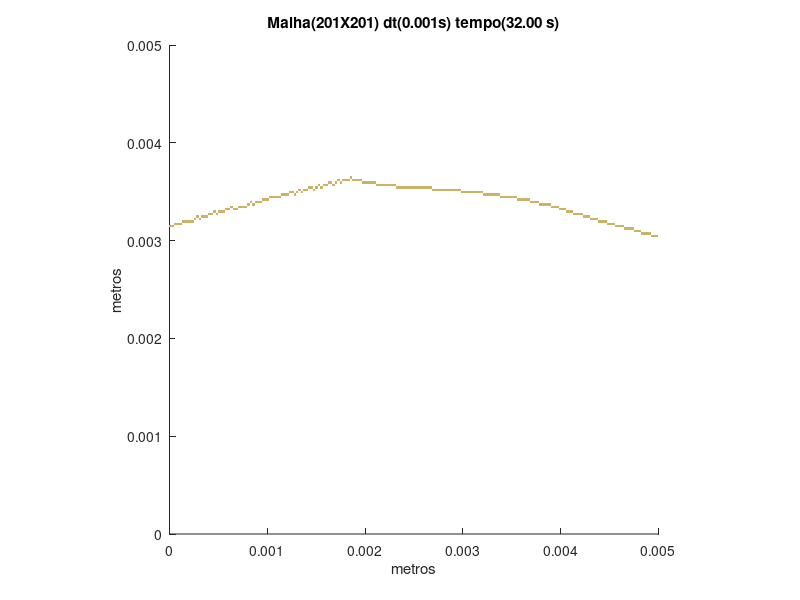

Recreate this plot in MATLAB.
set (gca,'PlotBoxAspectRatio',[1 1 1],'Xlim',[0,0.005],'Ylim',[0,0.005])
hold on
title('Malha(201X201) dt(0.001s) tempo(32.00 s)')
hold on
ylabel('metros')
hold on
xlabel('metros')
hold on

fill([0.00492537313432836 0.00492537313432836 0.00495024875621891 0.00495024875621891],[0.00303482587064677 0.00305970149253731 0.00305970149253731 0.00303482587064677],[0.8,0.7,0.4],'LineStyle','none')

fill([0.00495024875621891 0.00495024875621891 0.00497512437810945 0.00497512437810945],[0.00303482587064677 0.00305970149253731 0.00305970149253731 0.00303482587064677],[0.8,0.7,0.4],'LineStyle','none')

fill([0.00497512437810945 0.00497512437810945 0.005 0.005],[0.00303482587064677 0.00305970149253731 0.00305970149253731 0.00303482587064677],[0.8,0.7,0.4],'LineStyle','none')

fill([0.00482587064676617 0.00482587064676617 0.00485074626865672 0.00485074626865672],[0.00305970149253731 0.00308457711442786 0.00308457711442786 0.00305970149253731],[0.8,0.7,0.4],'LineStyle','none')

fill([0.00485074626865672 0.00485074626865672 0.00487562189054726 0.00487562189054726],[0.00305970149253731 0.00308457711442786 0.00308457711442786 0.00305970149253731],[0.8,0.7,0.4],'LineStyle','none')

fill([0.00487562189054726 0.00487562189054726 0.00490049751243781 0.00490049751243781],[0.00305970149253731 0.00308457711442786 0.00308457711442786 0.00305970149253731],[0.8,0.7,0.4],'LineStyle','none')

fill([0.00490049751243781 0.00490049751243781 0.00492537313432836 0.00492537313432836],[0.00305970149253731 0.00308457711442786 0.00308457711442786 0.00305970149253731],[0.8,0.7,0.4],'LineStyle','none')

fill([0.00475124378109453 0.00475124378109453 0.00477611940298507 0.00477611940298507],[0.00308457711442786 0.00310945273631841 0.00310945273631841 0.00308457711442786],[0.8,0.7,0.4],'LineStyle','none')

fill([0.00477611940298507 0.00477611940298507 0.00480099502487562 0.00480099502487562],[0.00308457711442786 0.00310945273631841 0.00310945273631841 0.00308457711442786],[0.8,0.7,0.4],'LineStyle','none')

fill([0.00480099502487562 0.00480099502487562 0.00482587064676617 0.00482587064676617],[0.00308457711442786 0.00310945273631841 0.00310945273631841 0.00308457711442786],[0.8,0.7,0.4],'LineStyle','none')

fill([0.00465174129353234 0.00465174129353234 0.00467661691542289 0.00467661691542289],[0.00310945273631841 0.00313432835820896 0.00313432835820896 0.00310945273631841],[0.8,0.7,0.4],'LineStyle','none')

fill([0.00467661691542289 0.00467661691542289 0.00470149253731343 0.00470149253731343],[0.00310945273631841 0.00313432835820896 0.00313432835820896 0.00310945273631841],[0.8,0.7,0.4],'LineStyle','none')

fill([0.00470149253731343 0.00470149253731343 0.00472636815920398 0.00472636815920398],[0.00310945273631841 0.00313432835820896 0.00313432835820896 0.00310945273631841],[0.8,0.7,0.4],'LineStyle','none')

fill([0.00472636815920398 0.00472636815920398 0.00475124378109453 0.00475124378109453],[0.00310945273631841 0.00313432835820896 0.00313432835820896 0.00310945273631841],[0.8,0.7,0.4],'LineStyle','none')

fill([0 0 2.48756218905473E-05 2.48756218905473E-05],[0.00313432835820896 0.0031592039800995 0.0031592039800995 0.00313432835820896],[0.8,0.7,0.4],'LineStyle','none')

fill([2.48756218905473E-05 2.48756218905473E-05 4.97512437810945E-05 4.97512437810945E-05],[0.00313432835820896 0.0031592039800995 0.0031592039800995 0.00313432835820896],[0.8,0.7,0.4],'LineStyle','none')

fill([0.00455223880597015 0.00455223880597015 0.0045771144278607 0.0045771144278607],[0.00313432835820896 0.0031592039800995 0.0031592039800995 0.00313432835820896],[0.8,0.7,0.4],'LineStyle','none')

fill([0.0045771144278607 0.0045771144278607 0.00460199004975124 0.00460199004975124],[0.00313432835820896 0.0031592039800995 0.0031592039800995 0.00313432835820896],[0.8,0.7,0.4],'LineStyle','none')

fill([0.00460199004975124 0.00460199004975124 0.00462686567164179 0.00462686567164179],[0.00313432835820896 0.0031592039800995 0.0031592039800995 0.00313432835820896],[0.8,0.7,0.4],'LineStyle','none')

fill([0.00462686567164179 0.00462686567164179 0.00465174129353234 0.00465174129353234],[0.00313432835820896 0.0031592039800995 0.0031592039800995 0.00313432835820896],[0.8,0.7,0.4],'LineStyle','none')

fill([4.97512437810945E-05 4.97512437810945E-05 7.46268656716418E-05 7.46268656716418E-05],[0.0031592039800995 0.00318407960199005 0.00318407960199005 0.0031592039800995],[0.8,0.7,0.4],'LineStyle','none')

fill([7.46268656716418E-05 7.46268656716418E-05 9.95024875621891E-05 9.95024875621891E-05],[0.0031592039800995 0.00318407960199005 0.00318407960199005 0.0031592039800995],[0.8,0.7,0.4],'LineStyle','none')

fill([9.95024875621891E-05 9.95024875621891E-05 0.000124378109452736 0.000124378109452736],[0.0031592039800995 0.00318407960199005 0.00318407960199005 0.0031592039800995],[0.8,0.7,0.4],'LineStyle','none')

fill([0.00447761194029851 0.00447761194029851 0.00450248756218905 0.00450248756218905],[0.0031592039800995 0.00318407960199005 0.00318407960199005 0.0031592039800995],[0.8,0.7,0.4],'LineStyle','none')

fill([0.00450248756218905 0.00450248756218905 0.0045273631840796 0.0045273631840796],[0.0031592039800995 0.00318407960199005 0.00318407960199005 0.0031592039800995],[0.8,0.7,0.4],'LineStyle','none')

fill([0.0045273631840796 0.0045273631840796 0.00455223880597015 0.00455223880597015],[0.0031592039800995 0.00318407960199005 0.00318407960199005 0.0031592039800995],[0.8,0.7,0.4],'LineStyle','none')

fill([0.000124378109452736 0.000124378109452736 0.000149253731343284 0.000149253731343284],[0.00318407960199005 0.0032089552238806 0.0032089552238806 0.00318407960199005],[0.8,0.7,0.4],'LineStyle','none')

fill([0.000149253731343284 0.000149253731343284 0.000174129353233831 0.000174129353233831],[0.00318407960199005 0.0032089552238806 0.0032089552238806 0.00318407960199005],[0.8,0.7,0.4],'LineStyle','none')

fill([0.000174129353233831 0.000174129353233831 0.000199004975124378 0.000199004975124378],[0.00318407960199005 0.0032089552238806 0.0032089552238806 0.00318407960199005],[0.8,0.7,0.4],'LineStyle','none')

fill([0.000199004975124378 0.000199004975124378 0.000223880597014925 0.000223880597014925],[0.00318407960199005 0.0032089552238806 0.0032089552238806 0.00318407960199005],[0.8,0.7,0.4],'LineStyle','none')

fill([0.000223880597014925 0.000223880597014925 0.000248756218905473 0.000248756218905473],[0.00318407960199005 0.0032089552238806 0.0032089552238806 0.00318407960199005],[0.8,0.7,0.4],'LineStyle','none')

fill([0.00437810945273632 0.00437810945273632 0.00440298507462687 0.00440298507462687],[0.00318407960199005 0.0032089552238806 0.0032089552238806 0.00318407960199005],[0.8,0.7,0.4],'LineStyle','none')

fill([0.00440298507462687 0.00440298507462687 0.00442786069651741 0.00442786069651741],[0.00318407960199005 0.0032089552238806 0.0032089552238806 0.00318407960199005],[0.8,0.7,0.4],'LineStyle','none')

fill([0.00442786069651741 0.00442786069651741 0.00445273631840796 0.00445273631840796],[0.00318407960199005 0.0032089552238806 0.0032089552238806 0.00318407960199005],[0.8,0.7,0.4],'LineStyle','none')

fill([0.00445273631840796 0.00445273631840796 0.00447761194029851 0.00447761194029851],[0.00318407960199005 0.0032089552238806 0.0032089552238806 0.00318407960199005],[0.8,0.7,0.4],'LineStyle','none')

fill([0.000248756218905473 0.000248756218905473 0.00027363184079602 0.00027363184079602],[0.0032089552238806 0.00323383084577114 0.00323383084577114 0.0032089552238806],[0.8,0.7,0.4],'LineStyle','none')

fill([0.000298507462686567 0.000298507462686567 0.000323383084577114 0.000323383084577114],[0.0032089552238806 0.00323383084577114 0.00323383084577114 0.0032089552238806],[0.8,0.7,0.4],'LineStyle','none')

fill([0.00430348258706468 0.00430348258706468 0.00432835820895522 0.00432835820895522],[0.0032089552238806 0.00323383084577114 0.00323383084577114 0.0032089552238806],[0.8,0.7,0.4],'LineStyle','none')

fill([0.00432835820895522 0.00432835820895522 0.00435323383084577 0.00435323383084577],[0.0032089552238806 0.00323383084577114 0.00323383084577114 0.0032089552238806],[0.8,0.7,0.4],'LineStyle','none')

fill([0.00435323383084577 0.00435323383084577 0.00437810945273632 0.00437810945273632],[0.0032089552238806 0.00323383084577114 0.00323383084577114 0.0032089552238806],[0.8,0.7,0.4],'LineStyle','none')

fill([0.00027363184079602 0.00027363184079602 0.000298507462686567 0.000298507462686567],[0.00323383084577114 0.00325870646766169 0.00325870646766169 0.00323383084577114],[0.8,0.7,0.4],'LineStyle','none')

fill([0.000323383084577114 0.000323383084577114 0.000348258706467662 0.000348258706467662],[0.00323383084577114 0.00325870646766169 0.00325870646766169 0.00323383084577114],[0.8,0.7,0.4],'LineStyle','none')

fill([0.000348258706467662 0.000348258706467662 0.000373134328358209 0.000373134328358209],[0.00323383084577114 0.00325870646766169 0.00325870646766169 0.00323383084577114],[0.8,0.7,0.4],'LineStyle','none')

fill([0.000373134328358209 0.000373134328358209 0.000398009950248756 0.000398009950248756],[0.00323383084577114 0.00325870646766169 0.00325870646766169 0.00323383084577114],[0.8,0.7,0.4],'LineStyle','none')

fill([0.00422885572139303 0.00422885572139303 0.00425373134328358 0.00425373134328358],[0.00323383084577114 0.00325870646766169 0.00325870646766169 0.00323383084577114],[0.8,0.7,0.4],'LineStyle','none')

fill([0.00425373134328358 0.00425373134328358 0.00427860696517413 0.00427860696517413],[0.00323383084577114 0.00325870646766169 0.00325870646766169 0.00323383084577114],[0.8,0.7,0.4],'LineStyle','none')

fill([0.00427860696517413 0.00427860696517413 0.00430348258706468 0.00430348258706468],[0.00323383084577114 0.00325870646766169 0.00325870646766169 0.00323383084577114],[0.8,0.7,0.4],'LineStyle','none')

fill([0.000398009950248756 0.000398009950248756 0.000422885572139303 0.000422885572139303],[0.00325870646766169 0.00328358208955224 0.00328358208955224 0.00325870646766169],[0.8,0.7,0.4],'LineStyle','none')

fill([0.000422885572139303 0.000422885572139303 0.000447761194029851 0.000447761194029851],[0.00325870646766169 0.00328358208955224 0.00328358208955224 0.00325870646766169],[0.8,0.7,0.4],'LineStyle','none')

fill([0.000472636815920398 0.000472636815920398 0.000497512437810945 0.000497512437810945],[0.00325870646766169 0.00328358208955224 0.00328358208955224 0.00325870646766169],[0.8,0.7,0.4],'LineStyle','none')

fill([0.00412935323383085 0.00412935323383085 0.00415422885572139 0.00415422885572139],[0.00325870646766169 0.00328358208955224 0.00328358208955224 0.00325870646766169],[0.8,0.7,0.4],'LineStyle','none')

fill([0.00415422885572139 0.00415422885572139 0.00417910447761194 0.00417910447761194],[0.00325870646766169 0.00328358208955224 0.00328358208955224 0.00325870646766169],[0.8,0.7,0.4],'LineStyle','none')

fill([0.00417910447761194 0.00417910447761194 0.00420398009950249 0.00420398009950249],[0.00325870646766169 0.00328358208955224 0.00328358208955224 0.00325870646766169],[0.8,0.7,0.4],'LineStyle','none')

fill([0.00420398009950249 0.00420398009950249 0.00422885572139303 0.00422885572139303],[0.00325870646766169 0.00328358208955224 0.00328358208955224 0.00325870646766169],[0.8,0.7,0.4],'LineStyle','none')

fill([0.000447761194029851 0.000447761194029851 0.000472636815920398 0.000472636815920398],[0.00328358208955224 0.00330845771144279 0.00330845771144279 0.00328358208955224],[0.8,0.7,0.4],'LineStyle','none')

fill([0.000497512437810945 0.000497512437810945 0.000522388059701492 0.000522388059701492],[0.00328358208955224 0.00330845771144279 0.00330845771144279 0.00328358208955224],[0.8,0.7,0.4],'LineStyle','none')

fill([0.000522388059701492 0.000522388059701492 0.00054726368159204 0.00054726368159204],[0.00328358208955224 0.00330845771144279 0.00330845771144279 0.00328358208955224],[0.8,0.7,0.4],'LineStyle','none')

fill([0.00054726368159204 0.00054726368159204 0.000572139303482587 0.000572139303482587],[0.00328358208955224 0.00330845771144279 0.00330845771144279 0.00328358208955224],[0.8,0.7,0.4],'LineStyle','none')

fill([0.0040547263681592 0.0040547263681592 0.00407960199004975 0.00407960199004975],[0.00328358208955224 0.00330845771144279 0.00330845771144279 0.00328358208955224],[0.8,0.7,0.4],'LineStyle','none')

fill([0.00407960199004975 0.00407960199004975 0.0041044776119403 0.0041044776119403],[0.00328358208955224 0.00330845771144279 0.00330845771144279 0.00328358208955224],[0.8,0.7,0.4],'LineStyle','none')

fill([0.0041044776119403 0.0041044776119403 0.00412935323383085 0.00412935323383085],[0.00328358208955224 0.00330845771144279 0.00330845771144279 0.00328358208955224],[0.8,0.7,0.4],'LineStyle','none')

fill([0.000572139303482587 0.000572139303482587 0.000597014925373134 0.000597014925373134],[0.00330845771144279 0.00333333333333333 0.00333333333333333 0.00330845771144279],[0.8,0.7,0.4],'LineStyle','none')

fill([0.000597014925373134 0.000597014925373134 0.000621890547263682 0.000621890547263682],[0.00330845771144279 0.00333333333333333 0.00333333333333333 0.00330845771144279],[0.8,0.7,0.4],'LineStyle','none')

fill([0.000646766169154229 0.000646766169154229 0.000671641791044776 0.000671641791044776],[0.00330845771144279 0.00333333333333333 0.00333333333333333 0.00330845771144279],[0.8,0.7,0.4],'LineStyle','none')

fill([0.000671641791044776 0.000671641791044776 0.000696517412935323 0.000696517412935323],[0.00330845771144279 0.00333333333333333 0.00333333333333333 0.00330845771144279],[0.8,0.7,0.4],'LineStyle','none')

fill([0.00398009950248756 0.00398009950248756 0.00400497512437811 0.00400497512437811],[0.00330845771144279 0.00333333333333333 0.00333333333333333 0.00330845771144279],[0.8,0.7,0.4],'LineStyle','none')

fill([0.00400497512437811 0.00400497512437811 0.00402985074626866 0.00402985074626866],[0.00330845771144279 0.00333333333333333 0.00333333333333333 0.00330845771144279],[0.8,0.7,0.4],'LineStyle','none')

fill([0.00402985074626866 0.00402985074626866 0.0040547263681592 0.0040547263681592],[0.00330845771144279 0.00333333333333333 0.00333333333333333 0.00330845771144279],[0.8,0.7,0.4],'LineStyle','none')

fill([0.000621890547263682 0.000621890547263682 0.000646766169154229 0.000646766169154229],[0.00333333333333333 0.00335820895522388 0.00335820895522388 0.00333333333333333],[0.8,0.7,0.4],'LineStyle','none')

fill([0.000696517412935323 0.000696517412935323 0.000721393034825871 0.000721393034825871],[0.00333333333333333 0.00335820895522388 0.00335820895522388 0.00333333333333333],[0.8,0.7,0.4],'LineStyle','none')

fill([0.000721393034825871 0.000721393034825871 0.000746268656716418 0.000746268656716418],[0.00333333333333333 0.00335820895522388 0.00335820895522388 0.00333333333333333],[0.8,0.7,0.4],'LineStyle','none')

fill([0.000746268656716418 0.000746268656716418 0.000771144278606965 0.000771144278606965],[0.00333333333333333 0.00335820895522388 0.00335820895522388 0.00333333333333333],[0.8,0.7,0.4],'LineStyle','none')

fill([0.000771144278606965 0.000771144278606965 0.000796019900497512 0.000796019900497512],[0.00333333333333333 0.00335820895522388 0.00335820895522388 0.00333333333333333],[0.8,0.7,0.4],'LineStyle','none')

fill([0.00390547263681592 0.00390547263681592 0.00393034825870647 0.00393034825870647],[0.00333333333333333 0.00335820895522388 0.00335820895522388 0.00333333333333333],[0.8,0.7,0.4],'LineStyle','none')

fill([0.00393034825870647 0.00393034825870647 0.00395522388059701 0.00395522388059701],[0.00333333333333333 0.00335820895522388 0.00335820895522388 0.00333333333333333],[0.8,0.7,0.4],'LineStyle','none')

fill([0.00395522388059701 0.00395522388059701 0.00398009950248756 0.00398009950248756],[0.00333333333333333 0.00335820895522388 0.00335820895522388 0.00333333333333333],[0.8,0.7,0.4],'LineStyle','none')

fill([0.000796019900497512 0.000796019900497512 0.00082089552238806 0.00082089552238806],[0.00335820895522388 0.00338308457711443 0.00338308457711443 0.00335820895522388],[0.8,0.7,0.4],'LineStyle','none')

fill([0.000845771144278607 0.000845771144278607 0.000870646766169154 0.000870646766169154],[0.00335820895522388 0.00338308457711443 0.00338308457711443 0.00335820895522388],[0.8,0.7,0.4],'LineStyle','none')

fill([0.00378109452736318 0.00378109452736318 0.00380597014925373 0.00380597014925373],[0.00335820895522388 0.00338308457711443 0.00338308457711443 0.00335820895522388],[0.8,0.7,0.4],'LineStyle','none')

fill([0.00380597014925373 0.00380597014925373 0.00383084577114428 0.00383084577114428],[0.00335820895522388 0.00338308457711443 0.00338308457711443 0.00335820895522388],[0.8,0.7,0.4],'LineStyle','none')

fill([0.00383084577114428 0.00383084577114428 0.00385572139303483 0.00385572139303483],[0.00335820895522388 0.00338308457711443 0.00338308457711443 0.00335820895522388],[0.8,0.7,0.4],'LineStyle','none')

fill([0.00385572139303483 0.00385572139303483 0.00388059701492537 0.00388059701492537],[0.00335820895522388 0.00338308457711443 0.00338308457711443 0.00335820895522388],[0.8,0.7,0.4],'LineStyle','none')

fill([0.00388059701492537 0.00388059701492537 0.00390547263681592 0.00390547263681592],[0.00335820895522388 0.00338308457711443 0.00338308457711443 0.00335820895522388],[0.8,0.7,0.4],'LineStyle','none')

fill([0.00082089552238806 0.00082089552238806 0.000845771144278607 0.000845771144278607],[0.00338308457711443 0.00340796019900498 0.00340796019900498 0.00338308457711443],[0.8,0.7,0.4],'LineStyle','none')

fill([0.000870646766169154 0.000870646766169154 0.000895522388059702 0.000895522388059702],[0.00338308457711443 0.00340796019900498 0.00340796019900498 0.00338308457711443],[0.8,0.7,0.4],'LineStyle','none')

fill([0.000895522388059702 0.000895522388059702 0.000920398009950249 0.000920398009950249],[0.00338308457711443 0.00340796019900498 0.00340796019900498 0.00338308457711443],[0.8,0.7,0.4],'LineStyle','none')

fill([0.000920398009950249 0.000920398009950249 0.000945273631840796 0.000945273631840796],[0.00338308457711443 0.00340796019900498 0.00340796019900498 0.00338308457711443],[0.8,0.7,0.4],'LineStyle','none')

fill([0.003681592039801 0.003681592039801 0.00370646766169154 0.00370646766169154],[0.00338308457711443 0.00340796019900498 0.00340796019900498 0.00338308457711443],[0.8,0.7,0.4],'LineStyle','none')

fill([0.00370646766169154 0.00370646766169154 0.00373134328358209 0.00373134328358209],[0.00338308457711443 0.00340796019900498 0.00340796019900498 0.00338308457711443],[0.8,0.7,0.4],'LineStyle','none')

fill([0.00373134328358209 0.00373134328358209 0.00375621890547264 0.00375621890547264],[0.00338308457711443 0.00340796019900498 0.00340796019900498 0.00338308457711443],[0.8,0.7,0.4],'LineStyle','none')

fill([0.00375621890547264 0.00375621890547264 0.00378109452736318 0.00378109452736318],[0.00338308457711443 0.00340796019900498 0.00340796019900498 0.00338308457711443],[0.8,0.7,0.4],'LineStyle','none')

fill([0.000945273631840796 0.000945273631840796 0.000970149253731343 0.000970149253731343],[0.00340796019900498 0.00343283582089552 0.00343283582089552 0.00340796019900498],[0.8,0.7,0.4],'LineStyle','none')

fill([0.000970149253731343 0.000970149253731343 0.00099502487562189 0.00099502487562189],[0.00340796019900498 0.00343283582089552 0.00343283582089552 0.00340796019900498],[0.8,0.7,0.4],'LineStyle','none')

fill([0.00099502487562189 0.00099502487562189 0.00101990049751244 0.00101990049751244],[0.00340796019900498 0.00343283582089552 0.00343283582089552 0.00340796019900498],[0.8,0.7,0.4],'LineStyle','none')

fill([0.00355721393034826 0.00355721393034826 0.00358208955223881 0.00358208955223881],[0.00340796019900498 0.00343283582089552 0.00343283582089552 0.00340796019900498],[0.8,0.7,0.4],'LineStyle','none')

fill([0.00358208955223881 0.00358208955223881 0.00360696517412935 0.00360696517412935],[0.00340796019900498 0.00343283582089552 0.00343283582089552 0.00340796019900498],[0.8,0.7,0.4],'LineStyle','none')

fill([0.00360696517412935 0.00360696517412935 0.0036318407960199 0.0036318407960199],[0.00340796019900498 0.00343283582089552 0.00343283582089552 0.00340796019900498],[0.8,0.7,0.4],'LineStyle','none')

fill([0.0036318407960199 0.0036318407960199 0.00365671641791045 0.00365671641791045],[0.00340796019900498 0.00343283582089552 0.00343283582089552 0.00340796019900498],[0.8,0.7,0.4],'LineStyle','none')

fill([0.00365671641791045 0.00365671641791045 0.003681592039801 0.003681592039801],[0.00340796019900498 0.00343283582089552 0.00343283582089552 0.00340796019900498],[0.8,0.7,0.4],'LineStyle','none')

fill([0.00101990049751244 0.00101990049751244 0.00104477611940298 0.00104477611940298],[0.00343283582089552 0.00345771144278607 0.00345771144278607 0.00343283582089552],[0.8,0.7,0.4],'LineStyle','none')

fill([0.00104477611940298 0.00104477611940298 0.00106965174129353 0.00106965174129353],[0.00343283582089552 0.00345771144278607 0.00345771144278607 0.00343283582089552],[0.8,0.7,0.4],'LineStyle','none')

fill([0.00106965174129353 0.00106965174129353 0.00109452736318408 0.00109452736318408],[0.00343283582089552 0.00345771144278607 0.00345771144278607 0.00343283582089552],[0.8,0.7,0.4],'LineStyle','none')

fill([0.00109452736318408 0.00109452736318408 0.00111940298507463 0.00111940298507463],[0.00343283582089552 0.00345771144278607 0.00345771144278607 0.00343283582089552],[0.8,0.7,0.4],'LineStyle','none')

fill([0.00111940298507463 0.00111940298507463 0.00114427860696517 0.00114427860696517],[0.00343283582089552 0.00345771144278607 0.00345771144278607 0.00343283582089552],[0.8,0.7,0.4],'LineStyle','none')

fill([0.00338308457711443 0.00338308457711443 0.00340796019900498 0.00340796019900498],[0.00343283582089552 0.00345771144278607 0.00345771144278607 0.00343283582089552],[0.8,0.7,0.4],'LineStyle','none')

fill([0.00340796019900498 0.00340796019900498 0.00343283582089552 0.00343283582089552],[0.00343283582089552 0.00345771144278607 0.00345771144278607 0.00343283582089552],[0.8,0.7,0.4],'LineStyle','none')

fill([0.00343283582089552 0.00343283582089552 0.00345771144278607 0.00345771144278607],[0.00343283582089552 0.00345771144278607 0.00345771144278607 0.00343283582089552],[0.8,0.7,0.4],'LineStyle','none')

fill([0.00345771144278607 0.00345771144278607 0.00348258706467662 0.00348258706467662],[0.00343283582089552 0.00345771144278607 0.00345771144278607 0.00343283582089552],[0.8,0.7,0.4],'LineStyle','none')

fill([0.00348258706467662 0.00348258706467662 0.00350746268656716 0.00350746268656716],[0.00343283582089552 0.00345771144278607 0.00345771144278607 0.00343283582089552],[0.8,0.7,0.4],'LineStyle','none')

fill([0.00350746268656716 0.00350746268656716 0.00353233830845771 0.00353233830845771],[0.00343283582089552 0.00345771144278607 0.00345771144278607 0.00343283582089552],[0.8,0.7,0.4],'LineStyle','none')

fill([0.00353233830845771 0.00353233830845771 0.00355721393034826 0.00355721393034826],[0.00343283582089552 0.00345771144278607 0.00345771144278607 0.00343283582089552],[0.8,0.7,0.4],'LineStyle','none')

fill([0.00114427860696517 0.00114427860696517 0.00116915422885572 0.00116915422885572],[0.00345771144278607 0.00348258706467662 0.00348258706467662 0.00345771144278607],[0.8,0.7,0.4],'LineStyle','none')

fill([0.00116915422885572 0.00116915422885572 0.00119402985074627 0.00119402985074627],[0.00345771144278607 0.00348258706467662 0.00348258706467662 0.00345771144278607],[0.8,0.7,0.4],'LineStyle','none')

fill([0.00119402985074627 0.00119402985074627 0.00121890547263682 0.00121890547263682],[0.00345771144278607 0.00348258706467662 0.00348258706467662 0.00345771144278607],[0.8,0.7,0.4],'LineStyle','none')

fill([0.00126865671641791 0.00126865671641791 0.00129353233830846 0.00129353233830846],[0.00345771144278607 0.00348258706467662 0.00348258706467662 0.00345771144278607],[0.8,0.7,0.4],'LineStyle','none')

fill([0.0032089552238806 0.0032089552238806 0.00323383084577114 0.00323383084577114],[0.00345771144278607 0.00348258706467662 0.00348258706467662 0.00345771144278607],[0.8,0.7,0.4],'LineStyle','none')

fill([0.00323383084577114 0.00323383084577114 0.00325870646766169 0.00325870646766169],[0.00345771144278607 0.00348258706467662 0.00348258706467662 0.00345771144278607],[0.8,0.7,0.4],'LineStyle','none')

fill([0.00325870646766169 0.00325870646766169 0.00328358208955224 0.00328358208955224],[0.00345771144278607 0.00348258706467662 0.00348258706467662 0.00345771144278607],[0.8,0.7,0.4],'LineStyle','none')

fill([0.00328358208955224 0.00328358208955224 0.00330845771144279 0.00330845771144279],[0.00345771144278607 0.00348258706467662 0.00348258706467662 0.00345771144278607],[0.8,0.7,0.4],'LineStyle','none')

fill([0.00330845771144279 0.00330845771144279 0.00333333333333333 0.00333333333333333],[0.00345771144278607 0.00348258706467662 0.00348258706467662 0.00345771144278607],[0.8,0.7,0.4],'LineStyle','none')

fill([0.00333333333333333 0.00333333333333333 0.00335820895522388 0.00335820895522388],[0.00345771144278607 0.00348258706467662 0.00348258706467662 0.00345771144278607],[0.8,0.7,0.4],'LineStyle','none')

fill([0.00335820895522388 0.00335820895522388 0.00338308457711443 0.00338308457711443],[0.00345771144278607 0.00348258706467662 0.00348258706467662 0.00345771144278607],[0.8,0.7,0.4],'LineStyle','none')

fill([0.00121890547263682 0.00121890547263682 0.00124378109452736 0.00124378109452736],[0.00348258706467662 0.00350746268656716 0.00350746268656716 0.00348258706467662],[0.8,0.7,0.4],'LineStyle','none')

fill([0.00124378109452736 0.00124378109452736 0.00126865671641791 0.00126865671641791],[0.00348258706467662 0.00350746268656716 0.00350746268656716 0.00348258706467662],[0.8,0.7,0.4],'LineStyle','none')

fill([0.00129353233830846 0.00129353233830846 0.001318407960199 0.001318407960199],[0.00348258706467662 0.00350746268656716 0.00350746268656716 0.00348258706467662],[0.8,0.7,0.4],'LineStyle','none')

fill([0.00134328358208955 0.00134328358208955 0.0013681592039801 0.0013681592039801],[0.00348258706467662 0.00350746268656716 0.00350746268656716 0.00348258706467662],[0.8,0.7,0.4],'LineStyle','none')

fill([0.00298507462686567 0.00298507462686567 0.00300995024875622 0.00300995024875622],[0.00348258706467662 0.00350746268656716 0.00350746268656716 0.00348258706467662],[0.8,0.7,0.4],'LineStyle','none')

fill([0.00300995024875622 0.00300995024875622 0.00303482587064677 0.00303482587064677],[0.00348258706467662 0.00350746268656716 0.00350746268656716 0.00348258706467662],[0.8,0.7,0.4],'LineStyle','none')

fill([0.00303482587064677 0.00303482587064677 0.00305970149253731 0.00305970149253731],[0.00348258706467662 0.00350746268656716 0.00350746268656716 0.00348258706467662],[0.8,0.7,0.4],'LineStyle','none')

fill([0.00305970149253731 0.00305970149253731 0.00308457711442786 0.00308457711442786],[0.00348258706467662 0.00350746268656716 0.00350746268656716 0.00348258706467662],[0.8,0.7,0.4],'LineStyle','none')

fill([0.00308457711442786 0.00308457711442786 0.00310945273631841 0.00310945273631841],[0.00348258706467662 0.00350746268656716 0.00350746268656716 0.00348258706467662],[0.8,0.7,0.4],'LineStyle','none')

fill([0.00310945273631841 0.00310945273631841 0.00313432835820896 0.00313432835820896],[0.00348258706467662 0.00350746268656716 0.00350746268656716 0.00348258706467662],[0.8,0.7,0.4],'LineStyle','none')

fill([0.00313432835820896 0.00313432835820896 0.0031592039800995 0.0031592039800995],[0.00348258706467662 0.00350746268656716 0.00350746268656716 0.00348258706467662],[0.8,0.7,0.4],'LineStyle','none')

fill([0.0031592039800995 0.0031592039800995 0.00318407960199005 0.00318407960199005],[0.00348258706467662 0.00350746268656716 0.00350746268656716 0.00348258706467662],[0.8,0.7,0.4],'LineStyle','none')

fill([0.00318407960199005 0.00318407960199005 0.0032089552238806 0.0032089552238806],[0.00348258706467662 0.00350746268656716 0.00350746268656716 0.00348258706467662],[0.8,0.7,0.4],'LineStyle','none')

fill([0.001318407960199 0.001318407960199 0.00134328358208955 0.00134328358208955],[0.00350746268656716 0.00353233830845771 0.00353233830845771 0.00350746268656716],[0.8,0.7,0.4],'LineStyle','none')

fill([0.0013681592039801 0.0013681592039801 0.00139303482587065 0.00139303482587065],[0.00350746268656716 0.00353233830845771 0.00353233830845771 0.00350746268656716],[0.8,0.7,0.4],'LineStyle','none')

fill([0.00139303482587065 0.00139303482587065 0.00141791044776119 0.00141791044776119],[0.00350746268656716 0.00353233830845771 0.00353233830845771 0.00350746268656716],[0.8,0.7,0.4],'LineStyle','none')

fill([0.00146766169154229 0.00146766169154229 0.00149253731343284 0.00149253731343284],[0.00350746268656716 0.00353233830845771 0.00353233830845771 0.00350746268656716],[0.8,0.7,0.4],'LineStyle','none')

fill([0.0026865671641791 0.0026865671641791 0.00271144278606965 0.00271144278606965],[0.00350746268656716 0.00353233830845771 0.00353233830845771 0.00350746268656716],[0.8,0.7,0.4],'LineStyle','none')

fill([0.00271144278606965 0.00271144278606965 0.0027363184079602 0.0027363184079602],[0.00350746268656716 0.00353233830845771 0.00353233830845771 0.00350746268656716],[0.8,0.7,0.4],'LineStyle','none')

fill([0.0027363184079602 0.0027363184079602 0.00276119402985075 0.00276119402985075],[0.00350746268656716 0.00353233830845771 0.00353233830845771 0.00350746268656716],[0.8,0.7,0.4],'LineStyle','none')

fill([0.00276119402985075 0.00276119402985075 0.00278606965174129 0.00278606965174129],[0.00350746268656716 0.00353233830845771 0.00353233830845771 0.00350746268656716],[0.8,0.7,0.4],'LineStyle','none')

fill([0.00278606965174129 0.00278606965174129 0.00281094527363184 0.00281094527363184],[0.00350746268656716 0.00353233830845771 0.00353233830845771 0.00350746268656716],[0.8,0.7,0.4],'LineStyle','none')

fill([0.00281094527363184 0.00281094527363184 0.00283582089552239 0.00283582089552239],[0.00350746268656716 0.00353233830845771 0.00353233830845771 0.00350746268656716],[0.8,0.7,0.4],'LineStyle','none')

fill([0.00283582089552239 0.00283582089552239 0.00286069651741294 0.00286069651741294],[0.00350746268656716 0.00353233830845771 0.00353233830845771 0.00350746268656716],[0.8,0.7,0.4],'LineStyle','none')

fill([0.00286069651741294 0.00286069651741294 0.00288557213930348 0.00288557213930348],[0.00350746268656716 0.00353233830845771 0.00353233830845771 0.00350746268656716],[0.8,0.7,0.4],'LineStyle','none')

fill([0.00288557213930348 0.00288557213930348 0.00291044776119403 0.00291044776119403],[0.00350746268656716 0.00353233830845771 0.00353233830845771 0.00350746268656716],[0.8,0.7,0.4],'LineStyle','none')

fill([0.00291044776119403 0.00291044776119403 0.00293532338308458 0.00293532338308458],[0.00350746268656716 0.00353233830845771 0.00353233830845771 0.00350746268656716],[0.8,0.7,0.4],'LineStyle','none')

fill([0.00293532338308458 0.00293532338308458 0.00296019900497512 0.00296019900497512],[0.00350746268656716 0.00353233830845771 0.00353233830845771 0.00350746268656716],[0.8,0.7,0.4],'LineStyle','none')

fill([0.00296019900497512 0.00296019900497512 0.00298507462686567 0.00298507462686567],[0.00350746268656716 0.00353233830845771 0.00353233830845771 0.00350746268656716],[0.8,0.7,0.4],'LineStyle','none')

fill([0.00141791044776119 0.00141791044776119 0.00144278606965174 0.00144278606965174],[0.00353233830845771 0.00355721393034826 0.00355721393034826 0.00353233830845771],[0.8,0.7,0.4],'LineStyle','none')

fill([0.00144278606965174 0.00144278606965174 0.00146766169154229 0.00146766169154229],[0.00353233830845771 0.00355721393034826 0.00355721393034826 0.00353233830845771],[0.8,0.7,0.4],'LineStyle','none')

fill([0.00149253731343284 0.00149253731343284 0.00151741293532338 0.00151741293532338],[0.00353233830845771 0.00355721393034826 0.00355721393034826 0.00353233830845771],[0.8,0.7,0.4],'LineStyle','none')

fill([0.00154228855721393 0.00154228855721393 0.00156716417910448 0.00156716417910448],[0.00353233830845771 0.00355721393034826 0.00355721393034826 0.00353233830845771],[0.8,0.7,0.4],'LineStyle','none')

fill([0.0023134328358209 0.0023134328358209 0.00233830845771144 0.00233830845771144],[0.00353233830845771 0.00355721393034826 0.00355721393034826 0.00353233830845771],[0.8,0.7,0.4],'LineStyle','none')

fill([0.00233830845771144 0.00233830845771144 0.00236318407960199 0.00236318407960199],[0.00353233830845771 0.00355721393034826 0.00355721393034826 0.00353233830845771],[0.8,0.7,0.4],'LineStyle','none')

fill([0.00236318407960199 0.00236318407960199 0.00238805970149254 0.00238805970149254],[0.00353233830845771 0.00355721393034826 0.00355721393034826 0.00353233830845771],[0.8,0.7,0.4],'LineStyle','none')

fill([0.00238805970149254 0.00238805970149254 0.00241293532338308 0.00241293532338308],[0.00353233830845771 0.00355721393034826 0.00355721393034826 0.00353233830845771],[0.8,0.7,0.4],'LineStyle','none')

fill([0.00241293532338308 0.00241293532338308 0.00243781094527363 0.00243781094527363],[0.00353233830845771 0.00355721393034826 0.00355721393034826 0.00353233830845771],[0.8,0.7,0.4],'LineStyle','none')

fill([0.00243781094527363 0.00243781094527363 0.00246268656716418 0.00246268656716418],[0.00353233830845771 0.00355721393034826 0.00355721393034826 0.00353233830845771],[0.8,0.7,0.4],'LineStyle','none')

fill([0.00246268656716418 0.00246268656716418 0.00248756218905473 0.00248756218905473],[0.00353233830845771 0.00355721393034826 0.00355721393034826 0.00353233830845771],[0.8,0.7,0.4],'LineStyle','none')

fill([0.00248756218905473 0.00248756218905473 0.00251243781094527 0.00251243781094527],[0.00353233830845771 0.00355721393034826 0.00355721393034826 0.00353233830845771],[0.8,0.7,0.4],'LineStyle','none')

fill([0.00251243781094527 0.00251243781094527 0.00253731343283582 0.00253731343283582],[0.00353233830845771 0.00355721393034826 0.00355721393034826 0.00353233830845771],[0.8,0.7,0.4],'LineStyle','none')

fill([0.00253731343283582 0.00253731343283582 0.00256218905472637 0.00256218905472637],[0.00353233830845771 0.00355721393034826 0.00355721393034826 0.00353233830845771],[0.8,0.7,0.4],'LineStyle','none')

fill([0.00256218905472637 0.00256218905472637 0.00258706467661692 0.00258706467661692],[0.00353233830845771 0.00355721393034826 0.00355721393034826 0.00353233830845771],[0.8,0.7,0.4],'LineStyle','none')

fill([0.00258706467661692 0.00258706467661692 0.00261194029850746 0.00261194029850746],[0.00353233830845771 0.00355721393034826 0.00355721393034826 0.00353233830845771],[0.8,0.7,0.4],'LineStyle','none')

fill([0.00261194029850746 0.00261194029850746 0.00263681592039801 0.00263681592039801],[0.00353233830845771 0.00355721393034826 0.00355721393034826 0.00353233830845771],[0.8,0.7,0.4],'LineStyle','none')

fill([0.00263681592039801 0.00263681592039801 0.00266169154228856 0.00266169154228856],[0.00353233830845771 0.00355721393034826 0.00355721393034826 0.00353233830845771],[0.8,0.7,0.4],'LineStyle','none')

fill([0.00266169154228856 0.00266169154228856 0.0026865671641791 0.0026865671641791],[0.00353233830845771 0.00355721393034826 0.00355721393034826 0.00353233830845771],[0.8,0.7,0.4],'LineStyle','none')

fill([0.00151741293532338 0.00151741293532338 0.00154228855721393 0.00154228855721393],[0.00355721393034826 0.00358208955223881 0.00358208955223881 0.00355721393034826],[0.8,0.7,0.4],'LineStyle','none')

fill([0.00156716417910448 0.00156716417910448 0.00159203980099502 0.00159203980099502],[0.00355721393034826 0.00358208955223881 0.00358208955223881 0.00355721393034826],[0.8,0.7,0.4],'LineStyle','none')

fill([0.00159203980099502 0.00159203980099502 0.00161691542288557 0.00161691542288557],[0.00355721393034826 0.00358208955223881 0.00358208955223881 0.00355721393034826],[0.8,0.7,0.4],'LineStyle','none')

fill([0.00166666666666667 0.00166666666666667 0.00169154228855721 0.00169154228855721],[0.00355721393034826 0.00358208955223881 0.00358208955223881 0.00355721393034826],[0.8,0.7,0.4],'LineStyle','none')

fill([0.00211442786069652 0.00211442786069652 0.00213930348258706 0.00213930348258706],[0.00355721393034826 0.00358208955223881 0.00358208955223881 0.00355721393034826],[0.8,0.7,0.4],'LineStyle','none')

fill([0.00213930348258706 0.00213930348258706 0.00216417910447761 0.00216417910447761],[0.00355721393034826 0.00358208955223881 0.00358208955223881 0.00355721393034826],[0.8,0.7,0.4],'LineStyle','none')

fill([0.00216417910447761 0.00216417910447761 0.00218905472636816 0.00218905472636816],[0.00355721393034826 0.00358208955223881 0.00358208955223881 0.00355721393034826],[0.8,0.7,0.4],'LineStyle','none')

fill([0.00218905472636816 0.00218905472636816 0.00221393034825871 0.00221393034825871],[0.00355721393034826 0.00358208955223881 0.00358208955223881 0.00355721393034826],[0.8,0.7,0.4],'LineStyle','none')

fill([0.00221393034825871 0.00221393034825871 0.00223880597014925 0.00223880597014925],[0.00355721393034826 0.00358208955223881 0.00358208955223881 0.00355721393034826],[0.8,0.7,0.4],'LineStyle','none')

fill([0.00223880597014925 0.00223880597014925 0.0022636815920398 0.0022636815920398],[0.00355721393034826 0.00358208955223881 0.00358208955223881 0.00355721393034826],[0.8,0.7,0.4],'LineStyle','none')

fill([0.0022636815920398 0.0022636815920398 0.00228855721393035 0.00228855721393035],[0.00355721393034826 0.00358208955223881 0.00358208955223881 0.00355721393034826],[0.8,0.7,0.4],'LineStyle','none')

fill([0.00228855721393035 0.00228855721393035 0.0023134328358209 0.0023134328358209],[0.00355721393034826 0.00358208955223881 0.00358208955223881 0.00355721393034826],[0.8,0.7,0.4],'LineStyle','none')

fill([0.00161691542288557 0.00161691542288557 0.00164179104477612 0.00164179104477612],[0.00358208955223881 0.00360696517412935 0.00360696517412935 0.00358208955223881],[0.8,0.7,0.4],'LineStyle','none')

fill([0.00164179104477612 0.00164179104477612 0.00166666666666667 0.00166666666666667],[0.00358208955223881 0.00360696517412935 0.00360696517412935 0.00358208955223881],[0.8,0.7,0.4],'LineStyle','none')

fill([0.00169154228855721 0.00169154228855721 0.00171641791044776 0.00171641791044776],[0.00358208955223881 0.00360696517412935 0.00360696517412935 0.00358208955223881],[0.8,0.7,0.4],'LineStyle','none')

fill([0.00174129353233831 0.00174129353233831 0.00176616915422886 0.00176616915422886],[0.00358208955223881 0.00360696517412935 0.00360696517412935 0.00358208955223881],[0.8,0.7,0.4],'LineStyle','none')

fill([0.00196517412935323 0.00196517412935323 0.00199004975124378 0.00199004975124378],[0.00358208955223881 0.00360696517412935 0.00360696517412935 0.00358208955223881],[0.8,0.7,0.4],'LineStyle','none')

fill([0.00199004975124378 0.00199004975124378 0.00201492537313433 0.00201492537313433],[0.00358208955223881 0.00360696517412935 0.00360696517412935 0.00358208955223881],[0.8,0.7,0.4],'LineStyle','none')

fill([0.00201492537313433 0.00201492537313433 0.00203980099502488 0.00203980099502488],[0.00358208955223881 0.00360696517412935 0.00360696517412935 0.00358208955223881],[0.8,0.7,0.4],'LineStyle','none')

fill([0.00203980099502488 0.00203980099502488 0.00206467661691542 0.00206467661691542],[0.00358208955223881 0.00360696517412935 0.00360696517412935 0.00358208955223881],[0.8,0.7,0.4],'LineStyle','none')

fill([0.00206467661691542 0.00206467661691542 0.00208955223880597 0.00208955223880597],[0.00358208955223881 0.00360696517412935 0.00360696517412935 0.00358208955223881],[0.8,0.7,0.4],'LineStyle','none')

fill([0.00208955223880597 0.00208955223880597 0.00211442786069652 0.00211442786069652],[0.00358208955223881 0.00360696517412935 0.00360696517412935 0.00358208955223881],[0.8,0.7,0.4],'LineStyle','none')

fill([0.00171641791044776 0.00171641791044776 0.00174129353233831 0.00174129353233831],[0.00360696517412935 0.0036318407960199 0.0036318407960199 0.00360696517412935],[0.8,0.7,0.4],'LineStyle','none')

fill([0.00176616915422886 0.00176616915422886 0.0017910447761194 0.0017910447761194],[0.00360696517412935 0.0036318407960199 0.0036318407960199 0.00360696517412935],[0.8,0.7,0.4],'LineStyle','none')

fill([0.0017910447761194 0.0017910447761194 0.00181592039800995 0.00181592039800995],[0.00360696517412935 0.0036318407960199 0.0036318407960199 0.00360696517412935],[0.8,0.7,0.4],'LineStyle','none')

fill([0.00181592039800995 0.00181592039800995 0.0018407960199005 0.0018407960199005],[0.00360696517412935 0.0036318407960199 0.0036318407960199 0.00360696517412935],[0.8,0.7,0.4],'LineStyle','none')

fill([0.00186567164179104 0.00186567164179104 0.00189054726368159 0.00189054726368159],[0.00360696517412935 0.0036318407960199 0.0036318407960199 0.00360696517412935],[0.8,0.7,0.4],'LineStyle','none')

fill([0.00189054726368159 0.00189054726368159 0.00191542288557214 0.00191542288557214],[0.00360696517412935 0.0036318407960199 0.0036318407960199 0.00360696517412935],[0.8,0.7,0.4],'LineStyle','none')

fill([0.00191542288557214 0.00191542288557214 0.00194029850746269 0.00194029850746269],[0.00360696517412935 0.0036318407960199 0.0036318407960199 0.00360696517412935],[0.8,0.7,0.4],'LineStyle','none')

fill([0.00194029850746269 0.00194029850746269 0.00196517412935323 0.00196517412935323],[0.00360696517412935 0.0036318407960199 0.0036318407960199 0.00360696517412935],[0.8,0.7,0.4],'LineStyle','none')

fill([0.0018407960199005 0.0018407960199005 0.00186567164179104 0.00186567164179104],[0.0036318407960199 0.00365671641791045 0.00365671641791045 0.0036318407960199],[0.8,0.7,0.4],'LineStyle','none')
